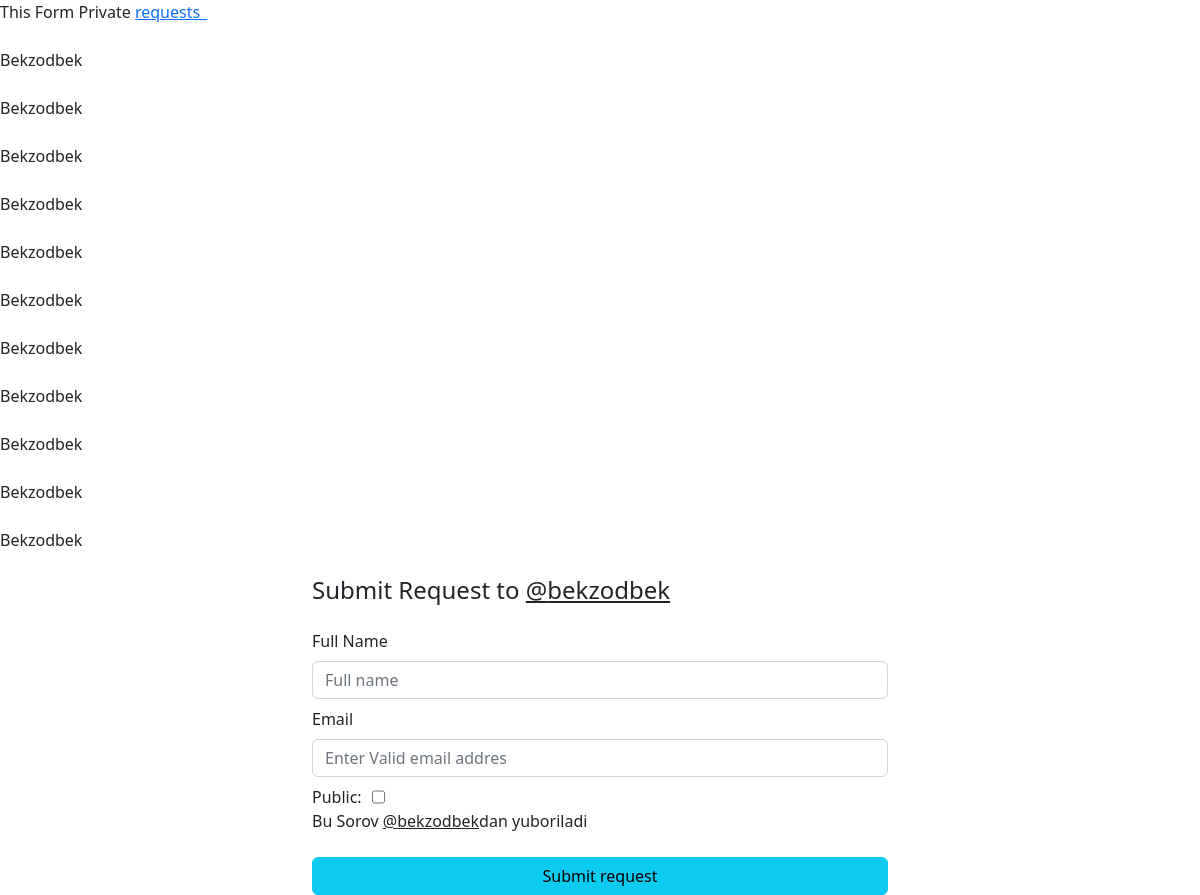
/form/20221229183139740153/?form=requests (signed in), run on the app's committed database.
### forms/models.py (models this page shows, shortened)
class FormRequest(models.Model):
    form = models.ForeignKey(Form, on_delete=models.CASCADE, related_name="form_requests")
    user = models.ForeignKey(CustomUser, on_delete=models.CASCADE, null=True, blank=True, related_name='user_request')
    is_public = models.BooleanField(default=False)
    as_anonim = models.BooleanField(default=False)
    view = models.BooleanField(default=False)
    full_name = models.CharField(max_length=32)
    email = models.EmailField()

class Form(models.Model):
    title = models.CharField(max_length=50)
    slug = models.SlugField(unique=True)
    author = models.ForeignKey(CustomUser, on_delete=models.CASCADE, related_name='form')
    is_public = models.BooleanField(default=True)
    created_on = models.DateTimeField(("created on"), default=timezone.now)
    message = models.TextField(max_length=300)
    anonim_requests = models.BooleanField(default=False)

class CustomUser(AbstractUser):
    is_organiser = models.BooleanField(default=False)
    is_agent = models.BooleanField(default=False)

### forms/views.py (the view)
# urls.py: path("form/<str:slug>/", SingleFormView, name='single'),
def SingleFormView(request, slug):
    single = Form.objects.get(slug=slug)
    tab = request.GET.get('form')
    requests_ = None
    if tab == "requests":
        if request.user.username == single.author.username:
            requests_ = single.form_requests.all()
        else:
            requests_ = single.form_requests.filter(is_public=True)
    form_ = get_object_or_404(Form, slug=slug)
    user_r = None
    if single.anonim_requests == False:
        if request.user.is_authenticated:
            user_r = get_object_or_404(CustomUser, username=request.user)
        else:
            return redirect(f"/login/?next={request.path}")
    else:
        if not request.user.is_authenticated:
            user_r = get_object_or_404(CustomUser, username='anonim')
    form_requests_count = form_.form_requests.count()
    new_request = None
    if request.method == 'POST':
        request_form = CreateFormRequestTest(data=request.POST)
        if request_form.is_valid():
            new_request = request_form.save(commit=False)
            new_request.form = form_
            if single.anonim_requests == True and request.user.is_authenticated:
                if new_request.as_anonim == False:
                    user_r = get_object_or_404(CustomUser, username=request.user)
                else:
                    user_r = get_object_or_404(CustomUser, username='anonim')
            new_request.user = user_r
            new_request.save()
            return redirect("base:submit_success", slug)
    else:
        request_form = CreateFormRequestTest()
    context = {
        "single":single,
        "form_requests_count":form_requests_count,
        "request_form":request_form,
        "requests_":requests_,
    }
    return render(request, 'pages/single-form.html', context)

### forms/form.py
class CreateFormRequestTest(forms.ModelForm):
    class Meta:
        model = FormRequest
        fields = ['is_public', 'full_name', 'email', 'as_anonim']

### templates/pages/single-form.html (shortened to what this page needs)
<!DOCTYPE html>
{% load static %}
<html lang="en">
<head>
    <link href="{% static 'assets/vendor/bootstrap/css/bootstrap.min.css' %}" rel="stylesheet">
    <link href="{% static 'assets/vendor/bootstrap-icons/bootstrap-icons.css' %}" rel="stylesheet">
</head>
<body>
    {% if single.is_public %}
    <span>This Form Public</span>
    {% else %}
    <span>This Form Private</span>
    {% endif %}
    <a href="?form=requests">requests_</a>
    <br>
    {% for y in requests_ %}
    <br>
    {{ y.full_name }}
    <br>
    {% endfor %}
    <div class="container w-50 mt-4">
        <h4>Submit Request to <a target="_blank" href="{% url 'base:profile' single.author %}" class="text-dark">@{{ single.author }}</a></h4>
        <form method="post" class="mt-4">
            {% load widget_tweaks %}
            <label for="full_name">Full Name</label>
            {% render_field request_form.full_name type="text" id="full_name" class="form-control mt-2 mb-2" placeholder="Full name" %}
            <label for="email">Email</label>
            {% render_field request_form.email type="email" class="form-control mt-2 mb-2" id="email" placeholder="Enter Valid email addres" %}
            <span class="d-flex">
                <label for="is_public" style="margin-right: 10px;">Public: </label>
                {% render_field request_form.is_public id="is_public" %}
            </span>
            {% if single.anonim_requests == True and request.user.is_authenticated %}
            <span class="d-flex">
                <label for="as_anonim" style="margin-right: 10px;">Anonim: </label>
                {% render_field request_form.as_anonim id="as_anonim" %}
            </span>
            {% else %}
            {% if request.user.is_authenticated %}
            <span>Bu Sorov <a href="{% url 'base:profile' request.user %}" class="text-dark">@{{request.user}}</a>dan yuboriladi</span>
            {% else %}
            <span>Bu Sorov Anonim Tarzda Yuboriladi</span>
            {% endif %}
            {% endif %}
            <button class="btn btn-info w-100 mt-4" type="submit">Submit request</button>
        </form>
    </div>
</body>
</html>

### data on the page
FormRequest: full_name "Bekzodbek"
FormRequest: full_name "Bekzodbek"
FormRequest: full_name "Bekzodbek"
FormRequest: full_name "Bekzodbek"
FormRequest: full_name "Bekzodbek"
FormRequest: full_name "Bekzodbek"
FormRequest: full_name "Bekzodbek"
FormRequest: full_name "Bekzodbek"
FormRequest: full_name "Bekzodbek"
FormRequest: full_name "Bekzodbek"
FormRequest: full_name "Bekzodbek"
Form: author "bekzodbek"
CustomUser: user "bekzodbek"
